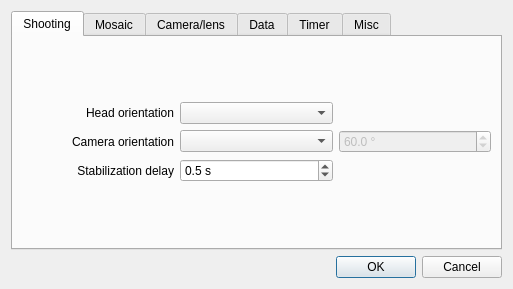
<?xml version="1.0" encoding="UTF-8"?>
<ui version="4.0">
 <class>configDialog</class>
 <widget class="QDialog" name="configDialog">
  <property name="windowModality">
   <enum>Qt::NonModal</enum>
  </property>
  <property name="geometry">
   <rect>
    <x>0</x>
    <y>0</y>
    <width>513</width>
    <height>289</height>
   </rect>
  </property>
  <property name="windowTitle">
   <string>Configuration</string>
  </property>
  <property name="windowIcon">
   <iconset resource="../icons.qrc">
    <normaloff>:/icons/papywizard.png</normaloff>:/icons/papywizard.png</iconset>
  </property>
  <property name="modal">
   <bool>true</bool>
  </property>
  <layout class="QVBoxLayout" name="verticalLayout">
   <property name="spacing">
    <number>-1</number>
   </property>
   <item>
    <widget class="QTabWidget" name="tabWidget">
     <property name="currentIndex">
      <number>0</number>
     </property>
     <widget class="QWidget" name="shootingTab">
      <attribute name="title">
       <string>Shooting</string>
      </attribute>
      <layout class="QVBoxLayout" name="verticalLayout_2">
       <item>
        <layout class="QGridLayout" name="gridLayout">
         <item row="0" column="0">
          <widget class="QLabel" name="label">
           <property name="text">
            <string>Head orientation</string>
           </property>
           <property name="alignment">
            <set>Qt::AlignRight|Qt::AlignTrailing|Qt::AlignVCenter</set>
           </property>
           <property name="margin">
            <number>5</number>
           </property>
          </widget>
         </item>
         <item row="0" column="1">
          <widget class="QComboBox" name="headOrientationComboBox">
           <property name="currentIndex">
            <number>-1</number>
           </property>
           <item>
            <property name="text">
             <string>up</string>
            </property>
           </item>
           <item>
            <property name="text">
             <string>left</string>
            </property>
           </item>
           <item>
            <property name="text">
             <string>right</string>
            </property>
           </item>
           <item>
            <property name="text">
             <string>down</string>
            </property>
           </item>
          </widget>
         </item>
         <item row="1" column="0">
          <widget class="QLabel" name="label_2">
           <property name="text">
            <string>Camera orientation</string>
           </property>
           <property name="alignment">
            <set>Qt::AlignRight|Qt::AlignTrailing|Qt::AlignVCenter</set>
           </property>
           <property name="margin">
            <number>5</number>
           </property>
          </widget>
         </item>
         <item row="1" column="1">
          <widget class="QComboBox" name="cameraOrientationComboBox">
           <property name="currentIndex">
            <number>-1</number>
           </property>
           <item>
            <property name="text">
             <string>portrait</string>
            </property>
           </item>
           <item>
            <property name="text">
             <string>landscape</string>
            </property>
           </item>
           <item>
            <property name="text">
             <string>custom</string>
            </property>
           </item>
          </widget>
         </item>
         <item row="1" column="2">
          <widget class="QDoubleSpinBox" name="cameraRollDoubleSpinBox">
           <property name="enabled">
            <bool>false</bool>
           </property>
           <property name="suffix">
            <string> °</string>
           </property>
           <property name="decimals">
            <number>1</number>
           </property>
           <property name="maximum">
            <double>90.000000000000000</double>
           </property>
           <property name="value">
            <double>60.000000000000000</double>
           </property>
          </widget>
         </item>
         <item row="2" column="0">
          <widget class="QLabel" name="label_3">
           <property name="text">
            <string>Stabilization delay</string>
           </property>
           <property name="alignment">
            <set>Qt::AlignRight|Qt::AlignTrailing|Qt::AlignVCenter</set>
           </property>
           <property name="margin">
            <number>5</number>
           </property>
          </widget>
         </item>
         <item row="2" column="1">
          <widget class="QDoubleSpinBox" name="stabilizationDelayDoubleSpinBox">
           <property name="suffix">
            <string> s</string>
           </property>
           <property name="decimals">
            <number>1</number>
           </property>
           <property name="maximum">
            <double>10.000000000000000</double>
           </property>
           <property name="singleStep">
            <double>0.500000000000000</double>
           </property>
           <property name="value">
            <double>0.500000000000000</double>
           </property>
          </widget>
         </item>
        </layout>
       </item>
      </layout>
     </widget>
     <widget class="QWidget" name="mosaicTab">
      <attribute name="title">
       <string>Mosaic</string>
      </attribute>
      <layout class="QVBoxLayout" name="verticalLayout_3">
       <item>
        <layout class="QGridLayout" name="gridLayout_2">
         <item row="0" column="0">
          <widget class="QLabel" name="label_4">
           <property name="text">
            <string>Overlap</string>
           </property>
           <property name="alignment">
            <set>Qt::AlignRight|Qt::AlignTrailing|Qt::AlignVCenter</set>
           </property>
           <property name="margin">
            <number>5</number>
           </property>
          </widget>
         </item>
         <item row="0" column="1">
          <widget class="QSpinBox" name="overlapSpinBox">
           <property name="suffix">
            <string> %</string>
           </property>
           <property name="minimum">
            <number>10</number>
           </property>
           <property name="maximum">
            <number>90</number>
           </property>
           <property name="singleStep">
            <number>5</number>
           </property>
           <property name="value">
            <number>25</number>
           </property>
          </widget>
         </item>
         <item row="1" column="0">
          <widget class="QLabel" name="label_5">
           <property name="text">
            <string>Start from</string>
           </property>
           <property name="alignment">
            <set>Qt::AlignRight|Qt::AlignTrailing|Qt::AlignVCenter</set>
           </property>
           <property name="margin">
            <number>5</number>
           </property>
          </widget>
         </item>
         <item row="1" column="1">
          <widget class="QComboBox" name="startFromComboBox">
           <property name="currentIndex">
            <number>-1</number>
           </property>
           <item>
            <property name="text">
             <string>start</string>
            </property>
           </item>
           <item>
            <property name="text">
             <string>end</string>
            </property>
           </item>
          </widget>
         </item>
         <item row="2" column="0">
          <widget class="QLabel" name="label_6">
           <property name="text">
            <string>Initial direction</string>
           </property>
           <property name="alignment">
            <set>Qt::AlignRight|Qt::AlignTrailing|Qt::AlignVCenter</set>
           </property>
           <property name="margin">
            <number>5</number>
           </property>
          </widget>
         </item>
         <item row="2" column="1">
          <widget class="QComboBox" name="initialDirectionComboBox">
           <property name="currentIndex">
            <number>-1</number>
           </property>
           <item>
            <property name="text">
             <string>yaw</string>
            </property>
           </item>
           <item>
            <property name="text">
             <string>pitch</string>
            </property>
           </item>
          </widget>
         </item>
         <item row="2" column="2">
          <widget class="QCheckBox" name="crCheckBox">
           <property name="text">
            <string>CR</string>
           </property>
          </widget>
         </item>
        </layout>
       </item>
      </layout>
     </widget>
     <widget class="QWidget" name="cameraTab">
      <attribute name="title">
       <string>Camera/lens</string>
      </attribute>
      <layout class="QGridLayout" name="gridLayout_4">
       <item row="0" column="0">
        <layout class="QGridLayout" name="gridLayout_3">
         <item row="3" column="0">
          <widget class="QLabel" name="label_12">
           <property name="text">
            <string>Lens (type, focal)</string>
           </property>
           <property name="alignment">
            <set>Qt::AlignRight|Qt::AlignTrailing|Qt::AlignVCenter</set>
           </property>
           <property name="margin">
            <number>5</number>
           </property>
          </widget>
         </item>
         <item row="3" column="1">
          <widget class="QComboBox" name="lensTypeComboBox">
           <property name="currentIndex">
            <number>-1</number>
           </property>
           <item>
            <property name="text">
             <string>rectilinear</string>
            </property>
           </item>
           <item>
            <property name="text">
             <string>fisheye</string>
            </property>
           </item>
          </widget>
         </item>
         <item row="4" column="0">
          <widget class="QLabel" name="opticalMultiplierLabel">
           <property name="text">
            <string>Optical multiplier</string>
           </property>
           <property name="alignment">
            <set>Qt::AlignRight|Qt::AlignTrailing|Qt::AlignVCenter</set>
           </property>
           <property name="margin">
            <number>5</number>
           </property>
          </widget>
         </item>
         <item row="2" column="0">
          <widget class="QLabel" name="label_11">
           <property name="text">
            <string>Sensor resolution</string>
           </property>
           <property name="alignment">
            <set>Qt::AlignRight|Qt::AlignTrailing|Qt::AlignVCenter</set>
           </property>
           <property name="margin">
            <number>5</number>
           </property>
          </widget>
         </item>
         <item row="0" column="1">
          <widget class="QDoubleSpinBox" name="sensorCoefDoubleSpinBox">
           <property name="suffix">
            <string> x</string>
           </property>
           <property name="decimals">
            <number>1</number>
           </property>
           <property name="minimum">
            <double>0.100000000000000</double>
           </property>
           <property name="maximum">
            <double>10.000000000000000</double>
           </property>
           <property name="singleStep">
            <double>0.100000000000000</double>
           </property>
           <property name="value">
            <double>1.600000000000000</double>
           </property>
          </widget>
         </item>
         <item row="0" column="0">
          <widget class="QLabel" name="label_9">
           <property name="text">
            <string>Sensor (coef, ratio)</string>
           </property>
           <property name="alignment">
            <set>Qt::AlignRight|Qt::AlignTrailing|Qt::AlignVCenter</set>
           </property>
           <property name="margin">
            <number>5</number>
           </property>
          </widget>
         </item>
         <item row="0" column="2">
          <widget class="QComboBox" name="sensorRatioComboBox">
           <property name="currentIndex">
            <number>-1</number>
           </property>
           <item>
            <property name="text">
             <string>3:2</string>
            </property>
           </item>
           <item>
            <property name="text">
             <string>4:3</string>
            </property>
           </item>
           <item>
            <property name="text">
             <string>5:4</string>
            </property>
           </item>
           <item>
            <property name="text">
             <string>16:9</string>
            </property>
           </item>
          </widget>
         </item>
         <item row="2" column="1">
          <widget class="QDoubleSpinBox" name="sensorResolutionDoubleSpinBox">
           <property name="suffix">
            <string> Mpx</string>
           </property>
           <property name="decimals">
            <number>1</number>
           </property>
           <property name="singleStep">
            <double>0.100000000000000</double>
           </property>
           <property name="value">
            <double>8.199999999999999</double>
           </property>
          </widget>
         </item>
         <item row="3" column="2">
          <widget class="QDoubleSpinBox" name="focalDoubleSpinBox">
           <property name="suffix">
            <string> mm</string>
           </property>
           <property name="decimals">
            <number>1</number>
           </property>
           <property name="maximum">
            <double>1000.000000000000000</double>
           </property>
           <property name="singleStep">
            <double>1.000000000000000</double>
           </property>
           <property name="value">
            <double>17.000000000000000</double>
           </property>
          </widget>
         </item>
         <item row="4" column="1">
          <widget class="QDoubleSpinBox" name="opticalMultiplierDoubleSpinBox">
           <property name="enabled">
            <bool>true</bool>
           </property>
           <property name="suffix">
            <string> x</string>
           </property>
           <property name="decimals">
            <number>1</number>
           </property>
           <property name="minimum">
            <double>0.100000000000000</double>
           </property>
           <property name="maximum">
            <double>10.000000000000000</double>
           </property>
           <property name="singleStep">
            <double>0.100000000000000</double>
           </property>
           <property name="value">
            <double>1.000000000000000</double>
           </property>
          </widget>
         </item>
        </layout>
       </item>
      </layout>
     </widget>
     <widget class="QWidget" name="dataTab">
      <attribute name="title">
       <string>Data</string>
      </attribute>
      <layout class="QVBoxLayout" name="verticalLayout_7">
       <item>
        <layout class="QGridLayout" name="gridLayout_6">
         <item row="0" column="0">
          <widget class="QLabel" name="label_19">
           <property name="text">
            <string>Data directory</string>
           </property>
           <property name="alignment">
            <set>Qt::AlignRight|Qt::AlignTrailing|Qt::AlignVCenter</set>
           </property>
           <property name="margin">
            <number>5</number>
           </property>
          </widget>
         </item>
         <item row="1" column="0">
          <widget class="QLabel" name="label_20">
           <property name="text">
            <string>Data file</string>
           </property>
           <property name="alignment">
            <set>Qt::AlignRight|Qt::AlignTrailing|Qt::AlignVCenter</set>
           </property>
           <property name="margin">
            <number>5</number>
           </property>
          </widget>
         </item>
         <item row="1" column="1">
          <widget class="QLineEdit" name="dataFileFormatLineEdit">
           <property name="text">
            <string>%(date_time)s_%(mode)s</string>
           </property>
           <property name="maxLength">
            <number>50</number>
           </property>
          </widget>
         </item>
         <item row="1" column="2">
          <widget class="QCheckBox" name="dataFileEnableCheckBox">
           <property name="text">
            <string>Enable</string>
           </property>
          </widget>
         </item>
         <item row="2" column="0">
          <widget class="QLabel" name="label_21">
           <property name="text">
            <string>Title</string>
           </property>
           <property name="alignment">
            <set>Qt::AlignRight|Qt::AlignTrailing|Qt::AlignVCenter</set>
           </property>
           <property name="margin">
            <number>5</number>
           </property>
          </widget>
         </item>
         <item row="2" column="1" colspan="2">
          <widget class="QLineEdit" name="dataTitleLineEdit">
           <property name="text">
            <string/>
           </property>
           <property name="maxLength">
            <number>50</number>
           </property>
          </widget>
         </item>
         <item row="3" column="0">
          <widget class="QLabel" name="label_22">
           <property name="text">
            <string>GPS</string>
           </property>
           <property name="alignment">
            <set>Qt::AlignRight|Qt::AlignTrailing|Qt::AlignVCenter</set>
           </property>
           <property name="margin">
            <number>5</number>
           </property>
          </widget>
         </item>
         <item row="3" column="1" colspan="2">
          <widget class="QLineEdit" name="dataGpsLineEdit">
           <property name="text">
            <string/>
           </property>
           <property name="maxLength">
            <number>50</number>
           </property>
          </widget>
         </item>
         <item row="4" column="0">
          <widget class="QLabel" name="label_23">
           <property name="text">
            <string>Comment</string>
           </property>
           <property name="alignment">
            <set>Qt::AlignRight|Qt::AlignTrailing|Qt::AlignVCenter</set>
           </property>
           <property name="margin">
            <number>5</number>
           </property>
          </widget>
         </item>
         <item row="4" column="1" colspan="2">
          <widget class="QLineEdit" name="dataCommentLineEdit">
           <property name="text">
            <string/>
           </property>
           <property name="maxLength">
            <number>50</number>
           </property>
          </widget>
         </item>
         <item row="0" column="1">
          <widget class="QLineEdit" name="dataStorageDirLineEdit">
           <property name="maxLength">
            <number>150</number>
           </property>
          </widget>
         </item>
         <item row="0" column="2">
          <widget class="QPushButton" name="dataStorageDirPushButton">
           <property name="sizePolicy">
            <sizepolicy hsizetype="Fixed" vsizetype="Fixed">
             <horstretch>0</horstretch>
             <verstretch>0</verstretch>
            </sizepolicy>
           </property>
           <property name="text">
            <string/>
           </property>
           <property name="icon">
            <iconset resource="../icons.qrc">
             <normaloff>:/icons/fileopen.png</normaloff>:/icons/fileopen.png</iconset>
           </property>
          </widget>
         </item>
        </layout>
       </item>
      </layout>
     </widget>
     <widget class="QWidget" name="timerTab">
      <attribute name="title">
       <string>Timer</string>
      </attribute>
      <layout class="QVBoxLayout" name="verticalLayout_8">
       <item>
        <layout class="QGridLayout" name="gridLayout_7">
         <item row="0" column="0">
          <widget class="QLabel" name="label_24">
           <property name="text">
            <string>Start after</string>
           </property>
           <property name="alignment">
            <set>Qt::AlignRight|Qt::AlignTrailing|Qt::AlignVCenter</set>
           </property>
           <property name="margin">
            <number>5</number>
           </property>
          </widget>
         </item>
         <item row="0" column="2">
          <widget class="QCheckBox" name="timerAfterEnableCheckBox">
           <property name="text">
            <string>Enable</string>
           </property>
          </widget>
         </item>
         <item row="1" column="0">
          <widget class="QLabel" name="label_25">
           <property name="text">
            <string>Repeat</string>
           </property>
           <property name="alignment">
            <set>Qt::AlignRight|Qt::AlignTrailing|Qt::AlignVCenter</set>
           </property>
           <property name="margin">
            <number>5</number>
           </property>
          </widget>
         </item>
         <item row="1" column="1">
          <widget class="QSpinBox" name="timerRepeatSpinBox">
           <property name="suffix">
            <string/>
           </property>
           <property name="minimum">
            <number>1</number>
           </property>
          </widget>
         </item>
         <item row="1" column="2">
          <widget class="QCheckBox" name="timerRepeatEnableCheckBox">
           <property name="text">
            <string>Enable</string>
           </property>
          </widget>
         </item>
         <item row="2" column="0">
          <widget class="QLabel" name="label_26">
           <property name="text">
            <string>Repeat every</string>
           </property>
           <property name="alignment">
            <set>Qt::AlignRight|Qt::AlignTrailing|Qt::AlignVCenter</set>
           </property>
           <property name="margin">
            <number>5</number>
           </property>
          </widget>
         </item>
         <item row="2" column="1">
          <widget class="QTimeEdit" name="timerEveryTimeEdit">
           <property name="dateTime">
            <datetime>
             <hour>0</hour>
             <minute>0</minute>
             <second>0</second>
             <year>2000</year>
             <month>1</month>
             <day>1</day>
            </datetime>
           </property>
           <property name="currentSection">
            <enum>QDateTimeEdit::SecondSection</enum>
           </property>
           <property name="displayFormat">
            <string>HH:mm:ss</string>
           </property>
           <property name="currentSectionIndex">
            <number>2</number>
           </property>
          </widget>
         </item>
         <item row="0" column="1">
          <widget class="QTimeEdit" name="timerAfterTimeEdit">
           <property name="currentSection">
            <enum>QDateTimeEdit::SecondSection</enum>
           </property>
           <property name="displayFormat">
            <string>HH:mm:ss</string>
           </property>
           <property name="currentSectionIndex">
            <number>2</number>
           </property>
          </widget>
         </item>
        </layout>
       </item>
      </layout>
     </widget>
     <widget class="QWidget" name="miscTab">
      <attribute name="title">
       <string>Misc</string>
      </attribute>
      <layout class="QVBoxLayout" name="verticalLayout_9">
       <item>
        <layout class="QGridLayout" name="gridLayout_8">
         <item row="0" column="0">
          <widget class="QLabel" name="label_27">
           <property name="text">
            <string>Logger level</string>
           </property>
           <property name="alignment">
            <set>Qt::AlignRight|Qt::AlignTrailing|Qt::AlignVCenter</set>
           </property>
           <property name="margin">
            <number>5</number>
           </property>
          </widget>
         </item>
         <item row="0" column="1">
          <widget class="QComboBox" name="loggerLevelComboBox">
           <property name="currentIndex">
            <number>-1</number>
           </property>
           <item>
            <property name="text">
             <string>trace</string>
            </property>
           </item>
           <item>
            <property name="text">
             <string>debug</string>
            </property>
           </item>
           <item>
            <property name="text">
             <string>info</string>
            </property>
           </item>
           <item>
            <property name="text">
             <string>warning</string>
            </property>
           </item>
           <item>
            <property name="text">
             <string>error</string>
            </property>
           </item>
           <item>
            <property name="text">
             <string>exception</string>
            </property>
           </item>
           <item>
            <property name="text">
             <string>critical</string>
            </property>
           </item>
          </widget>
         </item>
        </layout>
       </item>
      </layout>
     </widget>
    </widget>
   </item>
   <item>
    <widget class="QDialogButtonBox" name="buttonBox">
     <property name="orientation">
      <enum>Qt::Horizontal</enum>
     </property>
     <property name="standardButtons">
      <set>QDialogButtonBox::Cancel|QDialogButtonBox::Ok</set>
     </property>
    </widget>
   </item>
  </layout>
 </widget>
 <resources>
  <include location="../icons.qrc"/>
 </resources>
 <connections>
  <connection>
   <sender>buttonBox</sender>
   <signal>accepted()</signal>
   <receiver>configDialog</receiver>
   <slot>accept()</slot>
   <hints>
    <hint type="sourcelabel">
     <x>248</x>
     <y>254</y>
    </hint>
    <hint type="destinationlabel">
     <x>157</x>
     <y>274</y>
    </hint>
   </hints>
  </connection>
  <connection>
   <sender>buttonBox</sender>
   <signal>rejected()</signal>
   <receiver>configDialog</receiver>
   <slot>reject()</slot>
   <hints>
    <hint type="sourcelabel">
     <x>316</x>
     <y>260</y>
    </hint>
    <hint type="destinationlabel">
     <x>286</x>
     <y>274</y>
    </hint>
   </hints>
  </connection>
 </connections>
</ui>
